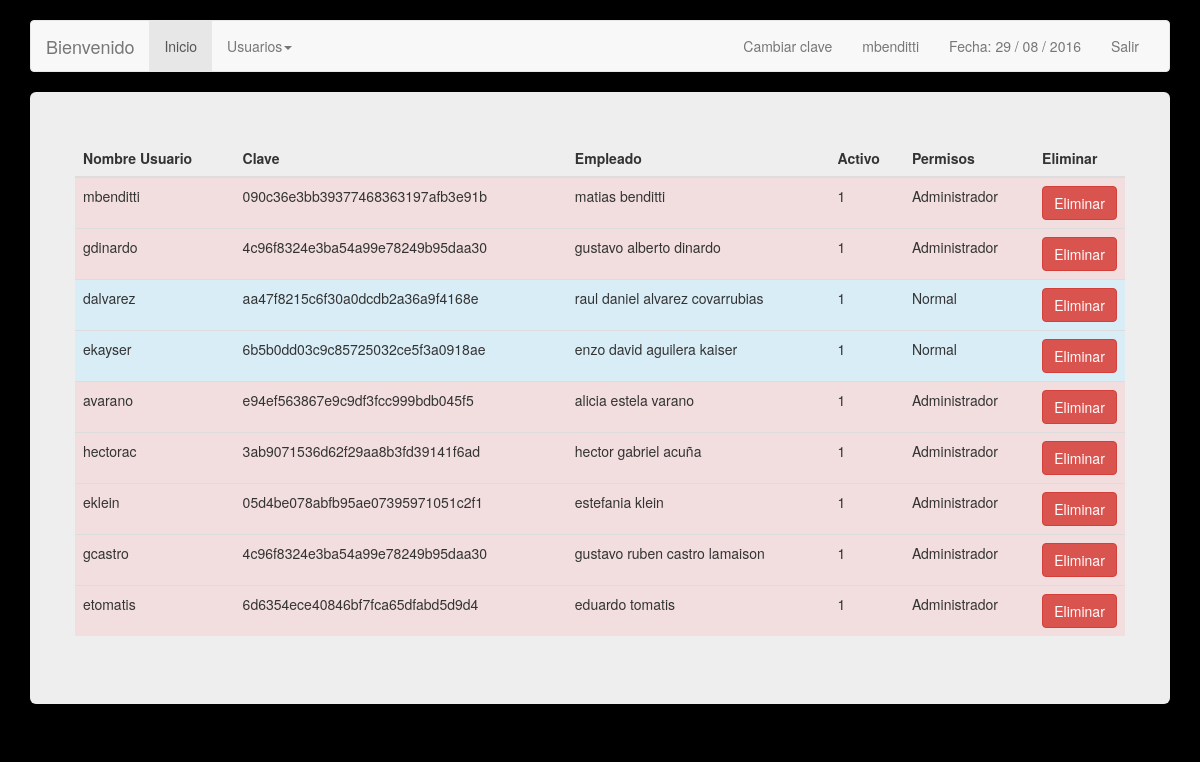
The app's page /TicketWeb/usuarios.php (signed in) with its own data.
### tables this page shows
CREATE TABLE `usuarios` (
  `id_usuario` int(11) NOT NULL,
  `nombre_usuario` varchar(10) NOT NULL,
  `contrasenia` varchar(36) NOT NULL,
  `fk_empleado` int(11) NOT NULL,
  `activo` tinyint(1) NOT NULL,
  `fk_permiso` int(11) NOT NULL,
  `id_extreme` varchar(180) DEFAULT NULL
);

### TicketWeb/usuarios.php (the view, shortened to what this page needs)
<?php
include('inc/config.php');
$link = mysqli_connect ($dbhost, $dbusername, $dbuserpass);
mysqli_select_db($link,$dbname) or die('No se puede seleccionar la base de datos');
$query = mysqli_query($link,"SELECT id_usuario,nombre_usuario, contrasenia, activo, fk_permiso, CONCAT( nombre,  ' ', apellido ) AS empleado FROM usuarios u JOIN empleados e ON u.fk_empleado = e.id_empleado") or die(mysql_error());
?>
<!DOCTYPE html>
<html lang="en">
  <head>
    <link href="css/bootstrap.min.css" rel="stylesheet">
  </head>
  <body>
    <br>
        <div class="container">
      <?php include('inc/menu.php'); ?>
      <div class="jumbotron">
<div class="row">
              <table class="table table-hover">
                	<thead>
                    	<th> Nombre Usuario </th>
                      <th> Clave </th>
                      <th> Empleado </th>
                      <th> Activo </th>
                      <th> Permisos </th>
                      <?php if($_SESSION["permiso"] == 1){?> <th> Eliminar </th> <?php }?>
                    </thead>
                    <tbody>
                    	<?php while($usuario = mysqli_fetch_array($query)){ ?>
                        <?php if($usuario['fk_permiso'] == 1){ ?>
                        <tr class="danger">
                            <td> <?php echo $usuario['nombre_usuario']; ?> </td>
                            <td> <?php if ($usuario['contrasenia'] != ''){ echo $usuario['contrasenia'];}else{ echo "Sin pass";} ?> </td>
                            <td> <?php echo $usuario['empleado']; ?> </td>
                              <td> <?php echo $usuario['activo']; ?> </td>
                            <td> <?php if($usuario['fk_permiso'] == 1){ echo "Administrador";}else{ echo "Normal";} ?> </td>
                             <?php if($_SESSION["permiso"] == 1){?>
                            <td>  <a href="eliminar.php?id=<?php echo $usuario['id_usuario'];?>&tipo=usuario " role="button"  class="btn btn-danger btn-primary btn-block"> Eliminar </a></td>
							<?php }?>
                        </tr>
                        <?php }else{ ?>
                        <tr class="info">
                          <td> <?php echo $usuario['nombre_usuario']; ?> </td>
                          <td> <?php if ($usuario['contrasenia'] != ''){ echo $usuario['contrasenia'];}else{ echo "Sin pass";} ?> </td>
                          <td> <?php echo $usuario['empleado']; ?> </td>
                            <td> <?php echo $usuario['activo']; ?> </td>
                          <td> <?php if($usuario['fk_permiso'] == 1){ echo "Administrador";}else{ echo "Normal";} ?> </td>
                           <?php if($_SESSION["permiso"] == 1){?>
                          <td>  <a href="eliminar.php?id=<?php echo $usuario['id_usuario'];?>&tipo=usuario " role="button"  class="btn btn-danger btn-primary btn-block"> Eliminar </a></td>
							<?php }?>
                        </tr>
                        <?php } ?>
                        <?php } ?>
                    </tbody>
				</table>
</div>
      </div>
    </div>
  </body>
</html>

### TicketWeb/usuarios.php (style rules this page uses)
body { background: #000; }

### records on screen
usuarios: nombre_usuario "mbenditti", contrasenia "090c36e3bb39377468363197afb3e91b", empleado "matias benditti", activo "1", shows "Administrador"
usuarios: nombre_usuario "gdinardo", contrasenia "4c96f8324e3ba54a99e78249b95daa30", empleado "gustavo alberto dinardo", activo "1", shows "Administrador"
usuarios: nombre_usuario "dalvarez", contrasenia "aa47f8215c6f30a0dcdb2a36a9f4168e", empleado "raul daniel alvarez covarrubias", activo "1", shows "Normal"
usuarios: nombre_usuario "ekayser", contrasenia "6b5b0dd03c9c85725032ce5f3a0918ae", empleado "enzo david aguilera kaiser", activo "1", shows "Normal"
usuarios: nombre_usuario "avarano", contrasenia "e94ef563867e9c9df3fcc999bdb045f5", empleado "alicia estela varano", activo "1", shows "Administrador"
usuarios: nombre_usuario "hectorac", contrasenia "3ab9071536d62f29aa8b3fd39141f6ad", empleado "hector gabriel acuña", activo "1", shows "Administrador"
usuarios: nombre_usuario "eklein", contrasenia "05d4be078abfb95ae07395971051c2f1", empleado "estefania klein", activo "1", shows "Administrador"
usuarios: nombre_usuario "gcastro", contrasenia "4c96f8324e3ba54a99e78249b95daa30", empleado "gustavo ruben castro lamaison", activo "1", shows "Administrador"
usuarios: nombre_usuario "etomatis", contrasenia "6d6354ece40846bf7fca65dfabd5d9d4", empleado "eduardo tomatis", activo "1", shows "Administrador"

### other values on screen
$_SESSION["s_nombre_usuario"] "mbenditti"
